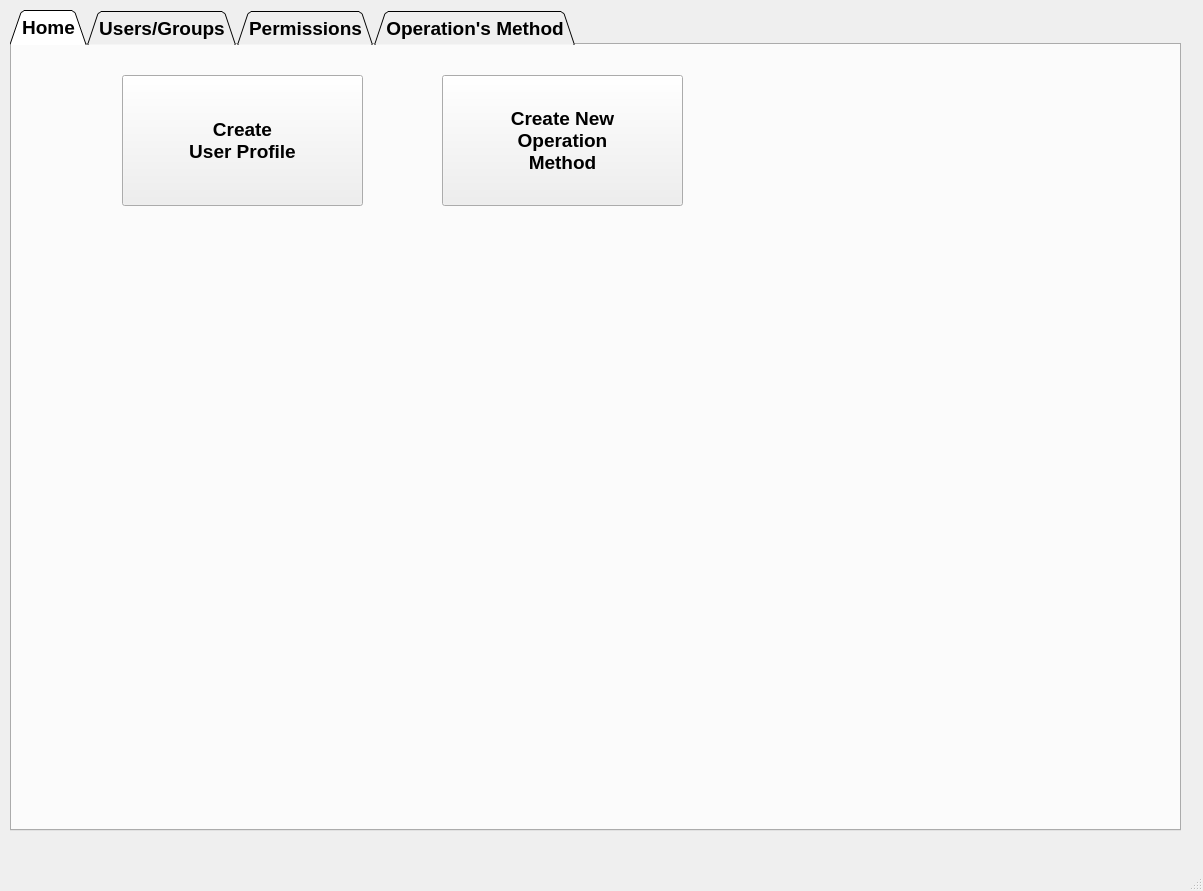
<?xml version="1.0" encoding="UTF-8"?>
<ui version="4.0">
 <class>manager_home_page</class>
 <widget class="QMainWindow" name="manager_home_page">
  <property name="enabled">
   <bool>true</bool>
  </property>
  <property name="geometry">
   <rect>
    <x>0</x>
    <y>0</y>
    <width>1203</width>
    <height>891</height>
   </rect>
  </property>
  <property name="font">
   <font>
    <weight>75</weight>
    <bold>true</bold>
   </font>
  </property>
  <property name="windowTitle">
   <string>Manager Window</string>
  </property>
  <widget class="QWidget" name="centralwidget">
   <widget class="QTabWidget" name="tabWidget">
    <property name="enabled">
     <bool>true</bool>
    </property>
    <property name="geometry">
     <rect>
      <x>10</x>
      <y>10</y>
      <width>1171</width>
      <height>821</height>
     </rect>
    </property>
    <property name="font">
     <font>
      <pointsize>14</pointsize>
     </font>
    </property>
    <property name="tabShape">
     <enum>QTabWidget::Triangular</enum>
    </property>
    <property name="currentIndex">
     <number>0</number>
    </property>
    <property name="tabBarAutoHide">
     <bool>false</bool>
    </property>
    <widget class="QWidget" name="home_tab">
     <attribute name="title">
      <string>Home</string>
     </attribute>
     <widget class="QPushButton" name="create_user_profile_PB">
      <property name="geometry">
       <rect>
        <x>110</x>
        <y>30</y>
        <width>241</width>
        <height>131</height>
       </rect>
      </property>
      <property name="text">
       <string>Create 
User Profile</string>
      </property>
     </widget>
     <widget class="QPushButton" name="create_operation_method_PB">
      <property name="geometry">
       <rect>
        <x>430</x>
        <y>30</y>
        <width>241</width>
        <height>131</height>
       </rect>
      </property>
      <property name="text">
       <string>Create New 
Operation 
Method</string>
      </property>
     </widget>
    </widget>
    <widget class="QWidget" name="user_tab">
     <attribute name="title">
      <string>Users/Groups</string>
     </attribute>
     <widget class="QTableWidget" name="users_profile_tableWidget">
      <property name="geometry">
       <rect>
        <x>10</x>
        <y>10</y>
        <width>871</width>
        <height>561</height>
       </rect>
      </property>
      <property name="rowCount">
       <number>10</number>
      </property>
      <property name="columnCount">
       <number>4</number>
      </property>
      <row/>
      <row/>
      <row/>
      <row/>
      <row/>
      <row/>
      <row/>
      <row/>
      <row/>
      <row/>
      <column/>
      <column/>
      <column/>
      <column/>
     </widget>
     <widget class="QWidget" name="layoutWidget">
      <property name="geometry">
       <rect>
        <x>130</x>
        <y>600</y>
        <width>541</width>
        <height>36</height>
       </rect>
      </property>
      <layout class="QHBoxLayout" name="horizontalLayout">
       <item>
        <widget class="QLabel" name="search_label">
         <property name="minimumSize">
          <size>
           <width>100</width>
           <height>0</height>
          </size>
         </property>
         <property name="maximumSize">
          <size>
           <width>100</width>
           <height>16777215</height>
          </size>
         </property>
         <property name="text">
          <string>Search</string>
         </property>
        </widget>
       </item>
       <item>
        <spacer name="horizontalSpacer">
         <property name="orientation">
          <enum>Qt::Horizontal</enum>
         </property>
         <property name="sizeType">
          <enum>QSizePolicy::Preferred</enum>
         </property>
         <property name="sizeHint" stdset="0">
          <size>
           <width>25</width>
           <height>20</height>
          </size>
         </property>
        </spacer>
       </item>
       <item>
        <widget class="QLineEdit" name="search_input_lineEdit">
         <property name="sizePolicy">
          <sizepolicy hsizetype="Preferred" vsizetype="Preferred">
           <horstretch>0</horstretch>
           <verstretch>0</verstretch>
          </sizepolicy>
         </property>
         <property name="minimumSize">
          <size>
           <width>400</width>
           <height>0</height>
          </size>
         </property>
         <property name="maximumSize">
          <size>
           <width>400</width>
           <height>16777215</height>
          </size>
         </property>
        </widget>
       </item>
      </layout>
     </widget>
    </widget>
    <widget class="QWidget" name="permissions_tab">
     <attribute name="title">
      <string>Permissions</string>
     </attribute>
    </widget>
    <widget class="QWidget" name="operations_method_tab">
     <attribute name="title">
      <string>Operation's Method</string>
     </attribute>
     <widget class="QTableWidget" name="recipe_tableWidget">
      <property name="geometry">
       <rect>
        <x>10</x>
        <y>10</y>
        <width>871</width>
        <height>561</height>
       </rect>
      </property>
      <property name="rowCount">
       <number>10</number>
      </property>
      <property name="columnCount">
       <number>5</number>
      </property>
      <row/>
      <row/>
      <row/>
      <row/>
      <row/>
      <row/>
      <row/>
      <row/>
      <row/>
      <row/>
      <column/>
      <column/>
      <column/>
      <column/>
      <column/>
     </widget>
     <widget class="QWidget" name="layoutWidget_2">
      <property name="geometry">
       <rect>
        <x>130</x>
        <y>600</y>
        <width>541</width>
        <height>36</height>
       </rect>
      </property>
      <layout class="QHBoxLayout" name="horizontalLayout_2">
       <item>
        <widget class="QLabel" name="search_recipe_label">
         <property name="minimumSize">
          <size>
           <width>100</width>
           <height>0</height>
          </size>
         </property>
         <property name="maximumSize">
          <size>
           <width>100</width>
           <height>16777215</height>
          </size>
         </property>
         <property name="text">
          <string>Search</string>
         </property>
        </widget>
       </item>
       <item>
        <spacer name="horizontalSpacer_2">
         <property name="orientation">
          <enum>Qt::Horizontal</enum>
         </property>
         <property name="sizeType">
          <enum>QSizePolicy::Preferred</enum>
         </property>
         <property name="sizeHint" stdset="0">
          <size>
           <width>25</width>
           <height>20</height>
          </size>
         </property>
        </spacer>
       </item>
       <item>
        <widget class="QLineEdit" name="search_input_recipe_lineEdit">
         <property name="sizePolicy">
          <sizepolicy hsizetype="Preferred" vsizetype="Preferred">
           <horstretch>0</horstretch>
           <verstretch>0</verstretch>
          </sizepolicy>
         </property>
         <property name="minimumSize">
          <size>
           <width>400</width>
           <height>0</height>
          </size>
         </property>
         <property name="maximumSize">
          <size>
           <width>400</width>
           <height>16777215</height>
          </size>
         </property>
        </widget>
       </item>
      </layout>
     </widget>
    </widget>
   </widget>
  </widget>
  <widget class="QMenuBar" name="menubar">
   <property name="geometry">
    <rect>
     <x>0</x>
     <y>0</y>
     <width>1203</width>
     <height>26</height>
    </rect>
   </property>
  </widget>
  <widget class="QStatusBar" name="statusbar"/>
 </widget>
 <resources/>
 <connections/>
</ui>
